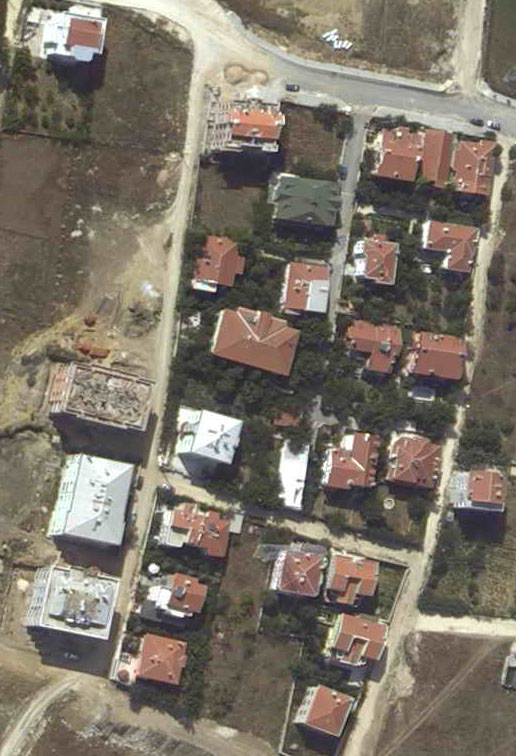
//> input picture TestOpenCV/Resources/im05.jpg, 516 x 756 px
$ ./test   (built with g++ and OpenCV 4)
//> lines starting //> are read from the running program, lines starting //| are printed output that depends on the picture; after the words box and inside, x2 and y2 are one past the last pixel; in counts of white or black regions, pixels touching at a corner belong together
#include <opencv2/imgcodecs.hpp>
#include <opencv2/highgui.hpp>

#include <opencv2/opencv.hpp>
#include <iostream>
using namespace cv;
using namespace std;


// l’espace RGB a nécessité 6 seuils, rgb et HSV 4 seuils et le Lab juste 2 seuils.
// l’espace RGB a nécessité 6 seuils, rgb et HSV 4 seuils et le Lab juste 2 seuils.
// l’espace RGB a nécessité 6 seuils, rgb et HSV 4 seuils et le Lab juste 2 seuils.
int main() {
    // Étape 1 : Chargement de l'image
    string path = "Resources/im05.jpg";
    Mat img = imread(path);
//> img is the input picture: 756 rows x 516 cols, CV_8UC3; mean B, G, R 104.1, 116.1, 124.4
    if (img.empty()) {
        cout << "Erreur : Impossible de charger l'image." << endl;
        return -1;
    }

    //Étape 2  Conversion en Lab
    Mat lab;
    cvtColor(img, lab, COLOR_BGR2Lab);
//> lab: 756 rows x 516 cols, CV_8UC3; mean of channels 0, 1, 2 124.1, 129.2, 135.8

    // Étape 3 : Extraction des pixels rouges
    vector<Mat> labChannels(3);
    split(lab, labChannels); // Diviser en L, a, b
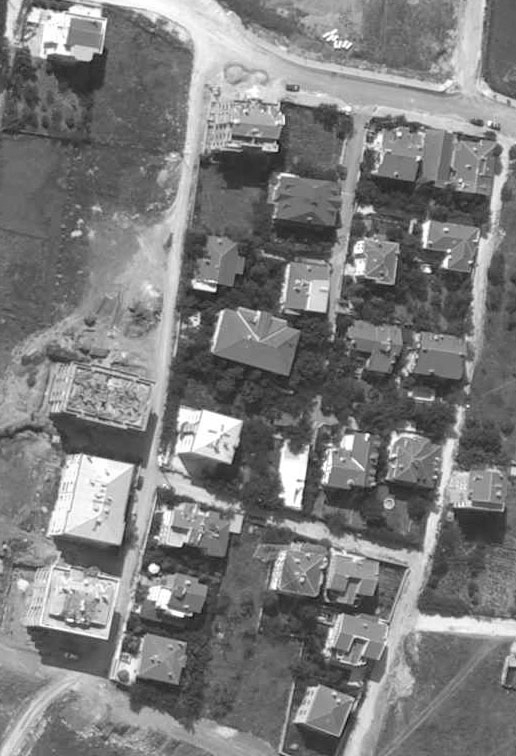
//> labChannels[0]: 756 rows x 516 cols, CV_8UC1; min 14, max 255, mean 124.1
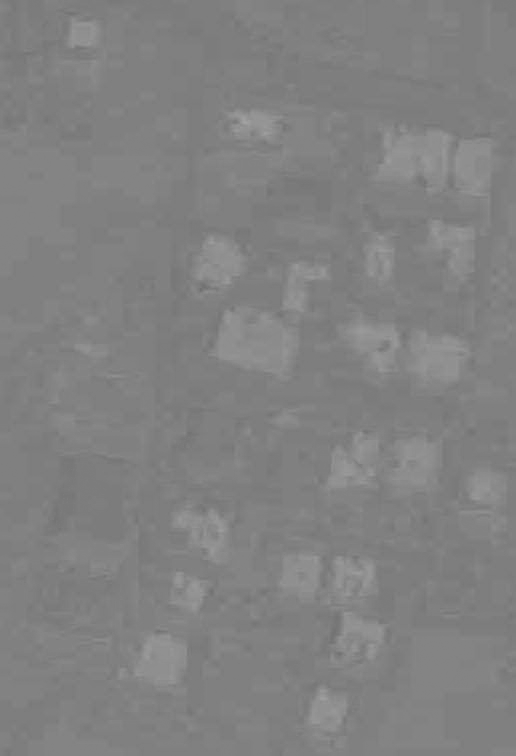
//> labChannels[1]: 756 rows x 516 cols, CV_8UC1; min 111, max 163, mean 129.2
    Mat lChannel = labChannels[0];
    Mat aChannel = labChannels[1];
    Mat bChannel = labChannels[2];

    // Détection du rouge : seuils dans le canal a
    Mat redMask;
    inRange(aChannel, 140, 200, redMask); //
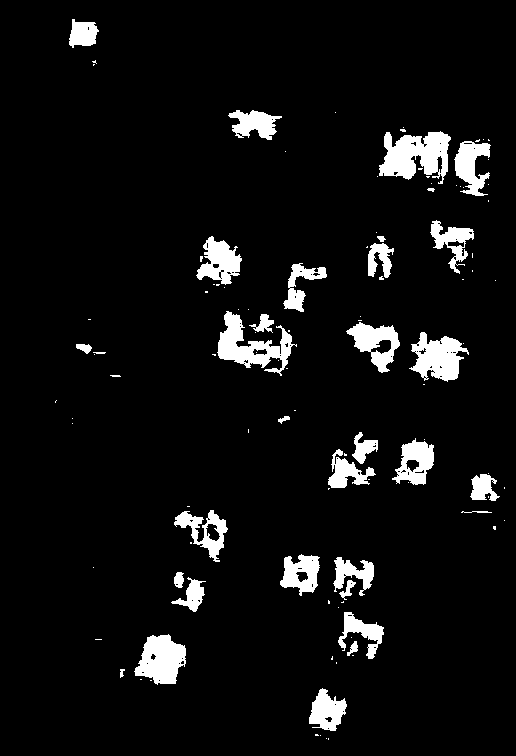
//> redMask: 756 rows x 516 cols, CV_8UC1; 6.3% white; 111 white regions (78 under 20 px), largest, box (x1, y1, x2, y2) and area: (379, 131, 451, 184) 2393, (217, 311, 297, 376) 2031, (134, 634, 186, 685) 1756
    // inRange(lChannel, 50, 200, redMask);  // Limiter aux zones de luminosité moyenne
    // inRange(bChannel, 120, 160, redMask);  // Exclusion des zones jaunes ou bleues


     // Étape 4 : Morphologie mathématique
    int k1 = 3, k2 = 7;
    Mat kernel = getStructuringElement(MORPH_RECT, Size(k1, k1));
    Mat kernel2 = getStructuringElement(MORPH_RECT, Size(k2, k2));

    morphologyEx(redMask, redMask, MORPH_CLOSE, kernel2); // Fermeture pour combler les trous
    morphologyEx(redMask, redMask, MORPH_OPEN, kernel);  // Ouverture pour réduire le bruit
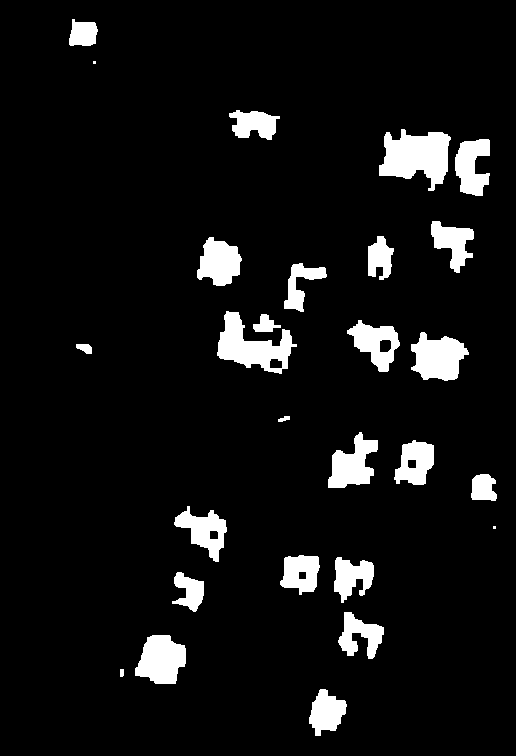
//> redMask: 756 rows x 516 cols, CV_8UC1; 7.2% white; 27 white regions (2 under 20 px), largest, box (x1, y1, x2, y2) and area: (379, 129, 451, 191) 2823, (217, 311, 297, 374) 2333, (411, 332, 469, 381) 1903

     // Étape 5 : Étiquetage des composantes connexes
    Mat labels, stats, centroids;
    int numComponents = connectedComponentsWithStats(redMask, labels, stats, centroids, 8, CV_32S);// 8 Connexité
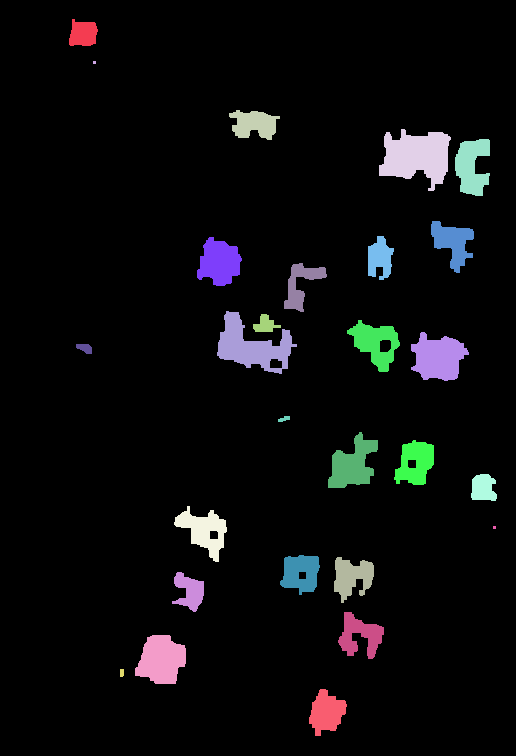
//> labels: 756 rows x 516 cols, CV_32SC1; 28 distinct labels, from 0 to 27; one colour per label, 0 black
//> stats = 28 rows, first 6: [0, 0, 516, 756, 361913], [69, 19, 29, 27, 615], [93, 61, 3, 3, 9], [229, 110, 51, 30, 1005], [379, 129, 72, 62, 2823], [455, 139, 35, 57, 1395]; centroids = 28 pairs, first value 82.77 to 494, second value 33.27 to 712; numComponents = 28

    // Étape 6 Filtrer les petites composantes** ++ colorisation
    int minArea = 300;
    int validComponents = 0;
    Mat filteredMask = Mat::zeros(redMask.size(), CV_8U);
    Mat colorRegions = Mat::zeros(img.size(), CV_8UC3);
    RNG rng(12345); // Générateur de couleurs aléatoires

    for (int i = 1; i < numComponents; i++) { // Ignorer l'arrière-plan (i = 0)
        int area = stats.at<int>(i, CC_STAT_AREA);
        Vec3b color(rng.uniform(0, 255), rng.uniform(0, 255), rng.uniform(0, 255)); // Générer une couleur aléatoire
        // Ajouter la composante colorée au masque
        for (int y = 0; y < labels.rows; y++) {
            for (int x = 0; x < labels.cols; x++) {
                if (labels.at<int>(y, x) == i) {
                    colorRegions.at<Vec3b>(y, x) = color;
                    if (area >= minArea) {
                        filteredMask.at<uchar>(y, x) = 255; // Ajouter au masque filtré
                    }
                }
            }
        }
        if (area >= minArea) {
            validComponents++;
        }
    }
//> this loop made 27 passes
//> area on passes 1, 3, 4, 5, 6, 7, 8, 9, 10, 11, 12, 13: 615, 1005, 2823, 1395, 1179, 1514, 772, 871, 2333, 286, 1400, 1903
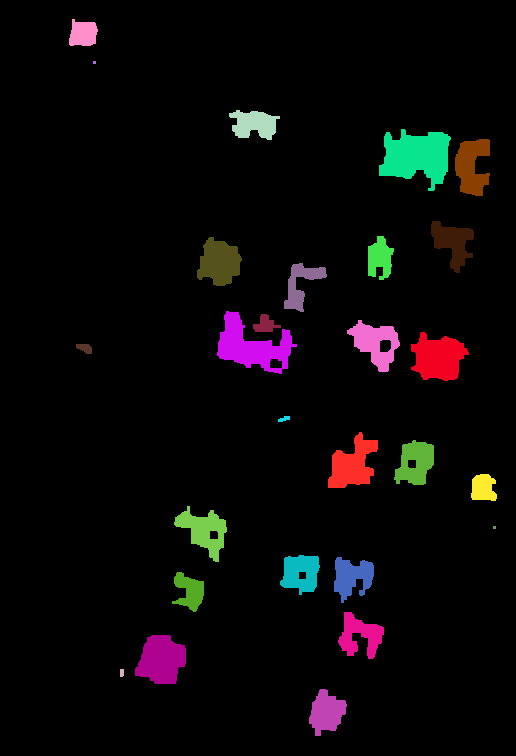
//> colorRegions: 756 rows x 516 cols, CV_8UC3; mean B, G, R 8.4, 7.6, 10.4
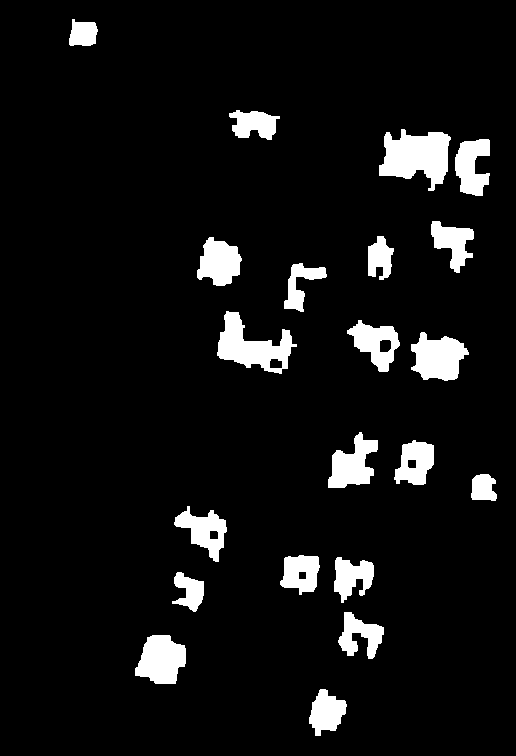
//> filteredMask: 756 rows x 516 cols, CV_8UC1; 7.1% white; 21 white regions, largest, box (x1, y1, x2, y2) and area: (379, 129, 451, 191) 2823, (217, 311, 297, 374) 2333, (411, 332, 469, 381) 1903
//> after the loop, validComponents = 21

    cout << "Nombre de bâtiments avec toit rouge : " << validComponents << endl;
//| Nombre de bâtiments avec toit rouge : 21

    // Étape 7 : Visualisation
    imshow("Image Originale", img);
    imshow("Régions Colorisées", colorRegions);
    imshow("Toits Rouges Détectés (Filtrés)", filteredMask);
    waitKey(0);

    return 0;
}

$ run again, with TestOpenCV/Resources/im01.jpg copied over TestOpenCV/Resources/im05.jpg
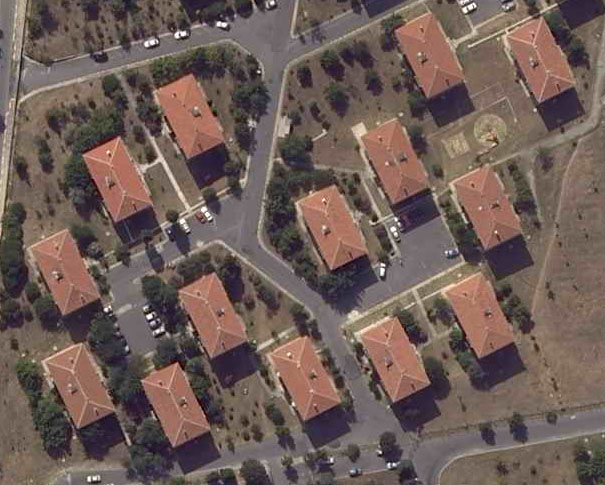
//> input picture TestOpenCV/Resources/im01.jpg, 605 x 485 px
//> img is the input picture: 485 rows x 605 cols, CV_8UC3; mean B, G, R 87, 93.2, 111
//> lab: 485 rows x 605 cols, CV_8UC3; mean of channels 0, 1, 2 104, 134.3, 134.1
//> `int numComponents = connectedComponentsWithStats(redMask, labels, stat..`:
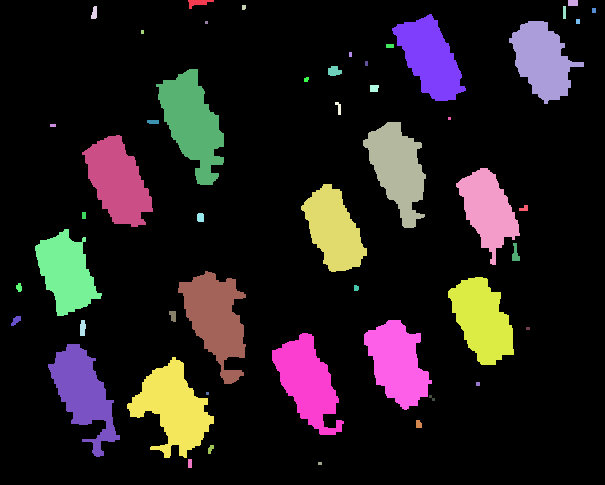
//> labels: 485 rows x 605 cols, CV_32SC1; 51 distinct labels, from 0 to 50; one colour per label, 0 black
//> stats = 51 rows, first 6: [0, 0, 605, 485, 239582], [188, 0, 26, 9, 120], [568, 0, 10, 6, 60], [242, 5, 4, 5, 19], [91, 6, 6, 13, 61], [563, 6, 3, 13, 39]; centroids = 51 pairs, first value 15.62 to 593.5, second value 2.3 to 463; numComponents = 51
//> the loop `for (int i = 1; i < numComponents; i++)` made 50 passes
//> area on passes 1, 2, 4, 5, 6, 7, 8, 10: 120, 60, 61, 39, 20, 3551, 20, 3439
//> after the loop `for (int i = 1; i < numComponents; i++)`:
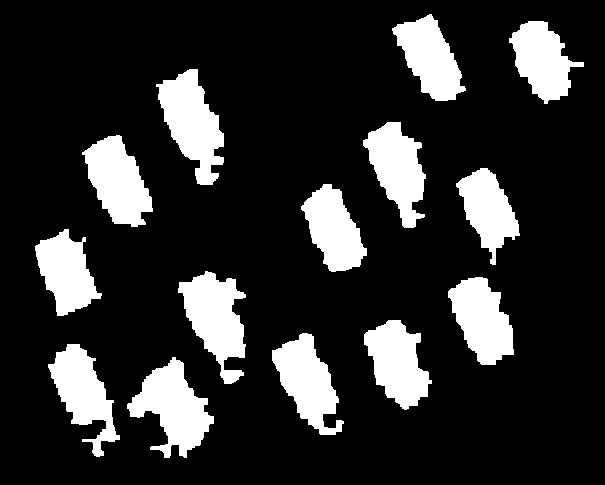
//> filteredMask: 485 rows x 605 cols, CV_8UC1; 17.9% white; 14 white regions, largest, box (x1, y1, x2, y2) and area: (127, 357, 214, 458) 4364, (156, 69, 224, 185) 4294, (178, 271, 246, 384) 4211
//> after the loop `for (int i = 1; i < numComponents; i++)`: validComponents = 14
//| Nombre de bâtiments avec toit rouge : 14

$ run again, with TestOpenCV/Resources/im03.jpg copied over TestOpenCV/Resources/im05.jpg
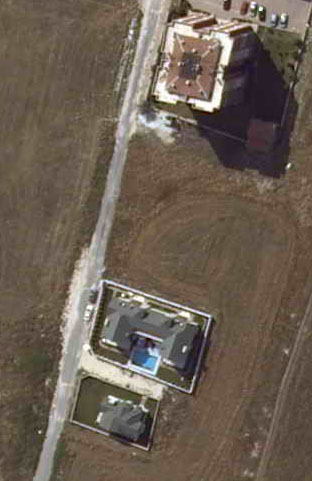
//> input picture TestOpenCV/Resources/im03.jpg, 312 x 481 px
//> img is the input picture: 481 rows x 312 cols, CV_8UC3; mean B, G, R 82.7, 95.1, 107.8
//> lab: 481 rows x 312 cols, CV_8UC3; mean of channels 0, 1, 2 104.1, 131.2, 137.1
//> `morphologyEx(redMask, redMask, MORPH_OPEN, kernel);`:
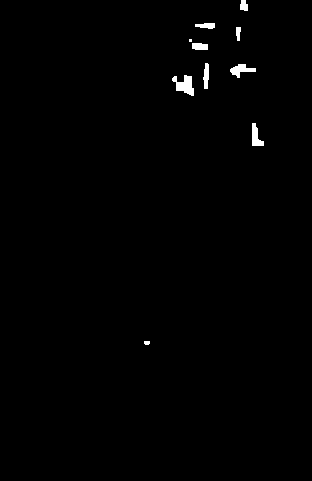
//> redMask: 481 rows x 312 cols, CV_8UC1; 0.71% white; 10 white regions (1 under 20 px), largest, box (x1, y1, x2, y2) and area: (172, 75, 194, 96) 262, (230, 64, 256, 78) 178, (252, 123, 264, 146) 163
//> labels: 481 rows x 312 cols, CV_32SC1; 11 distinct labels, from 0 to 10
//> stats = [[0, 0, 312, 481, 148999], [240, 0, 8, 11, 72], [195, 23, 20, 6, 91], [236, 27, 5, 14, 56], [189, 39, 3, 3, 9], [192, 43, 16, 7, 103], [203, 63, 6, 26, 117], [230, 64, 26, 14, 178], [172, 75, 22, 21, 262], [252, 123, 12, 23, 163], [144, 341, 6, 4, 22]]; centroids = [[155.1, 241.2], [243.5, 5.31], [205.8, 25.25], [237.9, 32.7], [190, 40], [199.4, 46.09], [205.9, 75.53], [240.8, 69.51], [184.3, 84.7], [255.6, 136.3], [146.5, 342.4]]; numComponents = 11
//> the loop `for (int i = 1; i < numComponents; i++)` made 10 passes
//> area on passes 1, 2, 3, 5, 6, 7, 8, 9: 72, 91, 56, 103, 117, 178, 262, 163
//> after the loop `for (int i = 1; i < numComponents; i++)`: validComponents = 0
//| Nombre de bâtiments avec toit rouge : 0
